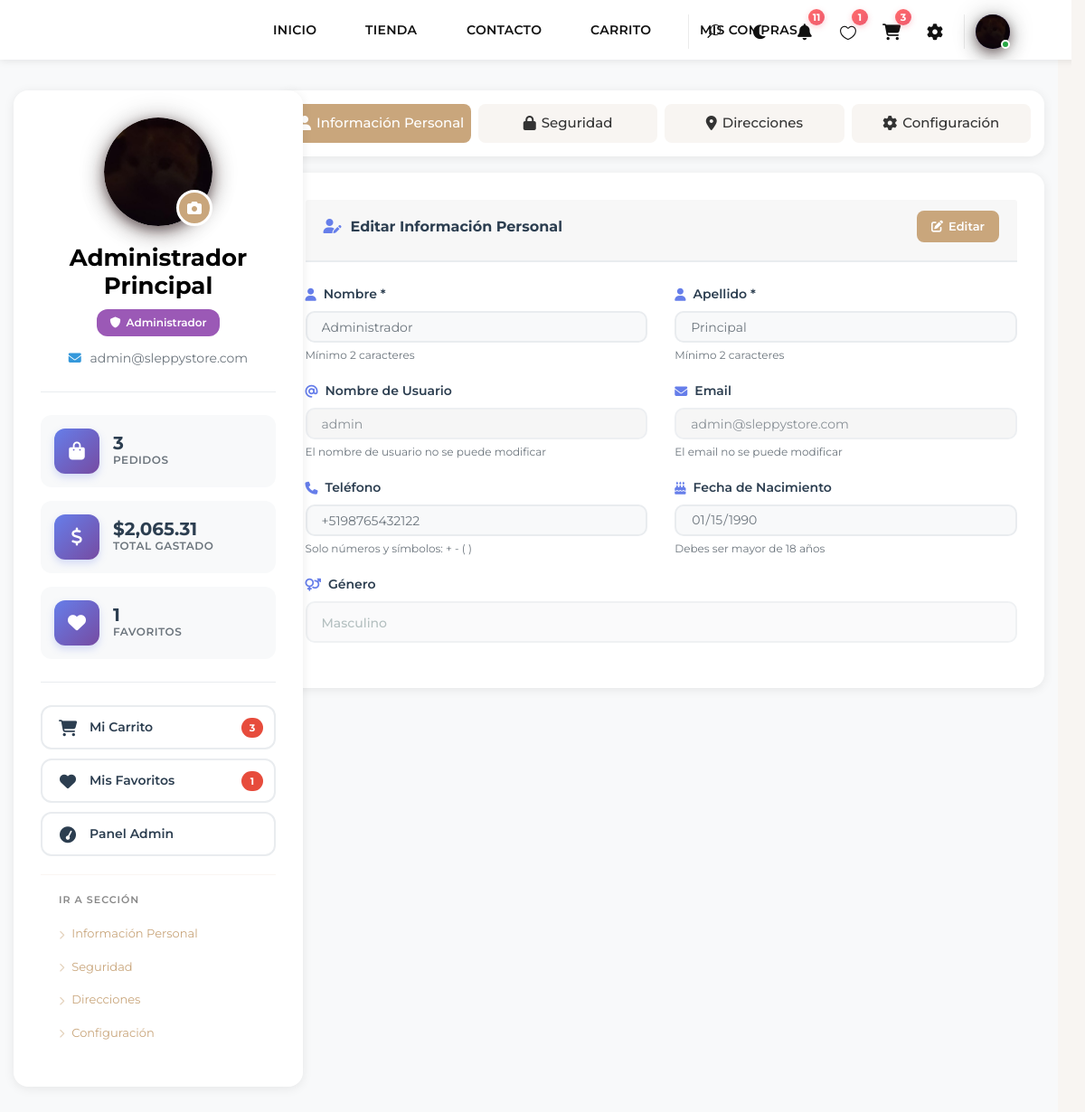
The page /profile.php (signed in) on the database its author committed.
### tables this page shows
CREATE TABLE `usuario` (
  `id_usuario` int(11) NOT NULL,
  `username_usuario` varchar(50) NOT NULL,
  `password_usuario` varchar(255) NOT NULL,
  `email_usuario` varchar(100) NOT NULL,
  `nombre_usuario` varchar(100) NOT NULL,
  `apellido_usuario` varchar(100) NOT NULL,
  `telefono_usuario` varchar(20) DEFAULT NULL,
  `fecha_nacimiento` date DEFAULT NULL,
  `genero_usuario` enum('M','F','Otro') DEFAULT 'Otro',
  `avatar_usuario` varchar(255) DEFAULT 'public/assets/img/profiles/default-avatar.png',
  `fecha_registro` timestamp NOT NULL DEFAULT current_timestamp(),
  `ultimo_acceso` timestamp NULL DEFAULT NULL,
  `status_usuario` tinyint(1) DEFAULT 1,
  `verificado_usuario` tinyint(1) DEFAULT 0,
  `rol_usuario` enum('cliente','admin','vendedor') DEFAULT 'cliente',
  `estado_usuario` enum('activo','inactivo') NOT NULL DEFAULT 'activo'
);

### profile.php (the view, shortened to what the rows shown need)
<?php
require_once 'config/conexion.php';
$usuario_logueado = null;
if (isset($_SESSION['user_id'])) {
    try {
        $usuario_resultado = executeQuery("SELECT * FROM usuario WHERE id_usuario = ? AND status_usuario = 1", [$_SESSION['user_id']]);
        $usuario_logueado = $usuario_resultado && !empty($usuario_resultado) ? $usuario_resultado[0] : null;
    } catch(Exception $e) {
        error_log("Error al obtener usuario: " . $e->getMessage());
        session_destroy();
        header('Location: login.php');
        exit;
    }
} else {
    header('Location: login.php?redirect=profile.php');
    exit;
}
$rol_color = '#3498db';
if($usuario_logueado['rol_usuario'] === 'admin') {
    $rol_color = '#9b59b6';
} elseif($usuario_logueado['rol_usuario'] === 'vendedor') {
    $rol_texto = 'Vendedor';
    $rol_color = '#e67e22';
}
$seccion_activa = isset($_GET['seccion']) ? $_GET['seccion'] : 'personal-info';
?>
<!DOCTYPE html>
<html lang="es">
<head>
    <link rel="stylesheet" href="public/assets/css/bootstrap.min.css" type="text/css">
    <link rel="stylesheet" href="public/assets/css/font-awesome.min.css" type="text/css">
    <link rel="stylesheet" href="https://cdnjs.cloudflare.com/ajax/libs/font-awesome/6.4.0/css/all.min.css">
    <link rel="stylesheet" href="public/assets/css/elegant-icons.css" type="text/css">
    <link rel="stylesheet" href="public/assets/css/jquery-ui.min.css" type="text/css">
    <link rel="stylesheet" href="public/assets/css/slicknav.min.css" type="text/css">
    <link rel="stylesheet" href="public/assets/css/style.css" type="text/css">
    <link rel="stylesheet" href="public/assets/css/header-standard.css?v=5.0" type="text/css">
    <?php include 'includes/modern-libraries.php'; ?>
    <link rel="stylesheet" href="public/assets/css/user-account-modal.css?v=2.0" type="text/css">
    <link rel="stylesheet" href="public/assets/css/favorites-modal.css?v=2.0" type="text/css">
    <link rel="stylesheet" href="public/assets/css/dark-mode.css?v=2.0" type="text/css">
    <link rel="stylesheet" href="public/assets/css/fix-white-bar.css?v=1.0" type="text/css">
    <link rel="stylesheet" href="public/assets/css/global-responsive.css?v=2.0" type="text/css">
    <link rel="stylesheet" href="public/assets/css/avatar-flight-animation.css?v=2.0" type="text/css">
    <link rel="stylesheet" href="public/assets/css/modals-animations.css?v=2.0">
    <link rel="stylesheet" href="public/assets/css/notifications-modal.css?v=2.0">
    <link rel="stylesheet" href="public/assets/css/profile.css?v=2.0" type="text/css">
    <link rel="stylesheet" href="https://cdnjs.cloudflare.com/ajax/libs/croppie/2.6.5/croppie.min.css">
    <link rel="stylesheet" href="public/assets/css/avatar-crop-modal.css?v=2.0" type="text/css">
    <link rel="stylesheet" href="public/assets/css/shop/shop-header-fix.css?v=2.0">
</head>
<body>
    <?php include 'includes/header-section.php'; ?>
    <section class="profile-section">
        <div class="container" style="max-width: 1400px;">
            <div class="row g-4">
                <div class="col-lg-4 col-xl-3 mb-4">
                    <div class="profile-sidebar">
                        <div class="profile-avatar-section">
                            <div class="avatar-wrapper" id="avatar-upload-area" style="cursor: pointer;">
                                <?php
                                $avatar_path = 'public/assets/img/profiles/default-avatar.png';
                                if (!empty($usuario_logueado['avatar_usuario'])) {
                                    if (strpos($usuario_logueado['avatar_usuario'], 'public/assets/img/profiles/') !== false) {
                                        $avatar_path = $usuario_logueado['avatar_usuario'];
                                    }
                                    elseif ($usuario_logueado['avatar_usuario'] !== 'default-avatar.png') {
                                        $avatar_path = 'public/assets/img/profiles/' . $usuario_logueado['avatar_usuario'];
                                    }
                                }
                                ?>
                                <div class="profile-avatar">
                                    <img src="<?php echo $avatar_path; ?>" alt="Avatar" class="avatar-image">
                                </div>
                                <button type="button" class="btn-change-avatar" title="Cambiar foto">
                                </button>
                            </div>
                            <h3 class="profile-name">
                                <?php echo htmlspecialchars($usuario_logueado['nombre_usuario'] . ' ' . $usuario_logueado['apellido_usuario']); ?>
                            </h3>
                            <span class="profile-role-badge" style="background: <?php echo $rol_color; ?>">
                                <i class="fa fa-shield"></i> <?php echo $rol_texto; ?>
                            </span>
                            <p class="profile-email">
                                <i class="fa fa-envelope"></i>
                                <?php echo htmlspecialchars($usuario_logueado['email_usuario']); ?>
                            </p>
                        </div>
                    </div>
                </div>
                <div class="col-lg-8 col-xl-9">
                    <div class="tab-content <?php echo $seccion_activa === 'personal-info' ? 'active' : ''; ?>" id="personal-info">
                        <div class="profile-card">
                            <form id="form-personal-info" class="profile-form">
                                <div class="row">
                                    <div class="col-md-6">
                                        <div class="form-group">
                                            <label><i class="fa fa-user"></i> Nombre *</label>
                                            <input type="text" class="form-control" name="nombre"
                                                   value="<?php echo htmlspecialchars($usuario_logueado['nombre_usuario']); ?>"
                                                   required minlength="2" maxlength="50" disabled>
                                            <small class="form-text text-muted">Mínimo 2 caracteres</small>
                                        </div>
                                    </div>
                                    <div class="col-md-6">
                                        <div class="form-group">
                                            <label><i class="fa fa-user"></i> Apellido *</label>
                                            <input type="text" class="form-control" name="apellido"
                                                   value="<?php echo htmlspecialchars($usuario_logueado['apellido_usuario']); ?>"
                                                   required minlength="2" maxlength="50" disabled>
                                            <small class="form-text text-muted">Mínimo 2 caracteres</small>
                                        </div>
                                    </div>
                                </div>
                                <div class="row">
                                    <div class="col-md-6">
                                        <div class="form-group">
                                            <label><i class="fa fa-at"></i> Nombre de Usuario</label>
                                            <input type="text" class="form-control" name="username"
                                                   value="<?php echo htmlspecialchars($usuario_logueado['username_usuario']); ?>"
                                                   disabled readonly>
                                            <small class="form-text text-muted">El nombre de usuario no se puede modificar</small>
                                        </div>
                                    </div>
                                    <div class="col-md-6">
                                        <div class="form-group">
                                            <label><i class="fa fa-envelope"></i> Email</label>
                                            <input type="email" class="form-control" name="email"
                                                   value="<?php echo htmlspecialchars($usuario_logueado['email_usuario']); ?>"
                                                   disabled readonly>
                                            <small class="form-text text-muted">El email no se puede modificar</small>
                                        </div>
                                    </div>
                                </div>
                                <div class="row">
                                    <div class="col-md-6">
                                        <div class="form-group">
                                            <label><i class="fa fa-phone"></i> Teléfono</label>
                                            <input type="tel" class="form-control" name="telefono"
                                                   value="<?php echo htmlspecialchars($usuario_logueado['telefono_usuario'] ?? ''); ?>"
                                                   pattern="[0-9+\-\s\(\)]+" maxlength="15"
                                                   placeholder="999 999 999" disabled>
                                            <small class="form-text text-muted">Solo números y símbolos: + - ( )</small>
                                        </div>
                                    </div>
                                    <div class="col-md-6">
                                        <div class="form-group">
                                            <label><i class="fa fa-birthday-cake"></i> Fecha de Nacimiento</label>
                                            <input type="date" class="form-control" name="fecha_nacimiento"
                                                   value="<?php echo $usuario_logueado['fecha_nacimiento'] ?? ''; ?>"
                                                   max="<?php echo date('Y-m-d', strtotime('-18 years')); ?>" disabled>
                                            <small class="form-text text-muted">Debes ser mayor de 18 años</small>
                                        </div>
                                    </div>
                                </div>
                                <div class="form-group">
                                    <label><i class="fa fa-venus-mars"></i> Género</label>
                                    <select class="form-control" name="genero" disabled>
                                        <option value="M" <?php echo ($usuario_logueado['genero_usuario'] ?? '') == 'M' ? 'selected' : ''; ?>>Masculino</option>
                                    </select>
                                </div>
                            </form>
                        </div>
                    </div>
            </div>
        </div>
    </section>
</body>
</html>

### includes/header-section.php (shortened to what the rows shown need)
<!DOCTYPE html>
<html lang="en">
<head>
    <link rel="stylesheet" href="public/assets/css/style.css">
    <link rel="stylesheet" href="public/assets/css/modals-animations.css">
    <link rel="stylesheet" href="public/assets/css/header-responsive.css">
    <link rel="stylesheet" href="public/assets/css/header-bootstrap-layout.css">
    <link rel="stylesheet" href="public/assets/css/badges-override.css">
    <link rel="stylesheet" href="public/assets/css/global-search-modal.css?v=<?php echo time(); ?>">
    <link rel="stylesheet" href="public/assets/css/header-mobile.css?v=<?php echo time(); ?>">
    <link rel="stylesheet" href="public/assets/css/offcanvas-mobile.css?v=<?php echo time(); ?>">
</head>
<body>
</body>
</html>
<header class="header">
    <div class="container-fluid px-3">
        <div class="row align-items-center g-2 justify-content-between">
            <div class="col-auto order-2 order-lg-3" style="min-width: 200px;">
                <div class="header__right">
                    <ul class="header__right__widget d-flex align-items-center justify-content-end m-0 p-0 list-unstyled">
                        <?php if(isset($usuario_logueado) && $usuario_logueado): ?>
                        <li class="user-avatar-btn-container">
                            <a href="#" id="user-account-link" class="header-avatar-link" title="Mi cuenta">
                                <?php
                                $header_avatar_path = 'public/assets/img/profiles/default-avatar.png';
                                if (!empty($usuario_logueado['avatar_usuario'])) {
                                    if (strpos($usuario_logueado['avatar_usuario'], 'public/assets/img/profiles/') !== false) {
                                        $header_avatar_path = $usuario_logueado['avatar_usuario'];
                                    } elseif ($usuario_logueado['avatar_usuario'] !== 'default-avatar.png') {
                                        $header_avatar_path = 'public/assets/img/profiles/' . $usuario_logueado['avatar_usuario'];
                                    }
                                }
                                $tiene_avatar_custom = !empty($usuario_logueado['avatar_usuario']) &&
                                                      $usuario_logueado['avatar_usuario'] !== 'default-avatar.png' &&
                                                      file_exists($header_avatar_path);
                                ?>
                                <div class="header-user-avatar">
                                    <?php if($tiene_avatar_custom): ?>
                                        <img src="<?php echo $header_avatar_path; ?>"
                                             alt="Avatar"
                                             class="avatar-image"
                                             style="width: 38px !important; height: 38px !important; border-radius: 50% !important; object-fit: cover !important; object-position: center !important; display: block !important;">
                                    <?php else: ?>
                                        <div class="avatar-initial">
                                            <?php echo strtoupper(substr($usuario_logueado['nombre_usuario'], 0, 1)); ?>
                                        </div>
                                    <?php endif; ?>
                                    <div class="avatar-status-dot"></div>
                                </div>
                            </a>
                        </li>
                        <?php else: ?>
                        <li><a href="login.php" title="Favoritos"><span class="icon_heart_alt"></span></a></li>
                        <li><a href="cart.php" title="Carrito"><span class="icon_bag_alt"></span></a></li>
                        <li><a href="login.php" class="btn-login-header">Iniciar Sesión</a></li>
                        <?php endif; ?>
                    </ul>
                </div>
            </div>
        </div>
    </div>
</header>
<?php
include __DIR__ . '/user-account-modal.php';
?>

### rows shown on the page
usuario: avatar_usuario (picture), nombre_usuario+apellido_usuario "Administrador Principal", rol_usuario "Administrador", email_usuario "admin@sleppystore.com", nombre "Administrador", apellido "Principal", username "admin", email "admin@sleppystore.com", telefono "+5198765432122", fecha_nacimiento "01/15/1990", genero "Masculino"

### other values the page prints
$notifications_count "11"
$favorites_count "1"
$cart_count "3"
$total_ordenes "3"
$total_gastado "2,065.31"
